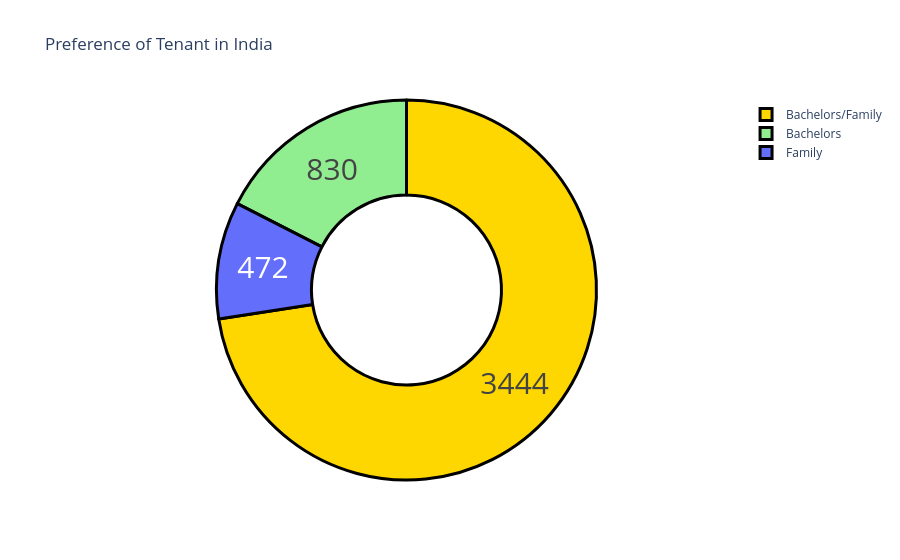

The notebook cell this image was saved under:
### Code cell
# Preference of Tenant
tenant = data["Tenant Preferred"].value_counts()
label = tenant.index
counts = tenant.values
colors = ['gold','lightgreen']

fig = go.Figure(data=[go.Pie(labels=label, values=counts, hole=0.5)])
fig.update_layout(title_text='Preference of Tenant in India')
fig.update_traces(hoverinfo='label+percent', textinfo='value', textfont_size=30,
                  marker=dict(colors=colors, line=dict(color='black', width=3)))
fig.show()

### Figure 1 — Plotly figure (JSON) as saved in the notebook; plotly's stock layout.template omitted (floating-point values rounded to 4 significant figures)
{"data": [{"hole": 0.5, "hoverinfo": "label+percent", "labels": ["Bachelors/Family", "Bachelors", "Family"], "marker": {"colors": ["gold", "lightgreen"], "line": {"color": "black", "width": 3}}, "textfont": {"size": 30}, "textinfo": "value", "type": "pie", "values": [3444, 830, 472]}], "layout": {"title": {"text": "Preference of Tenant in India"}}}
